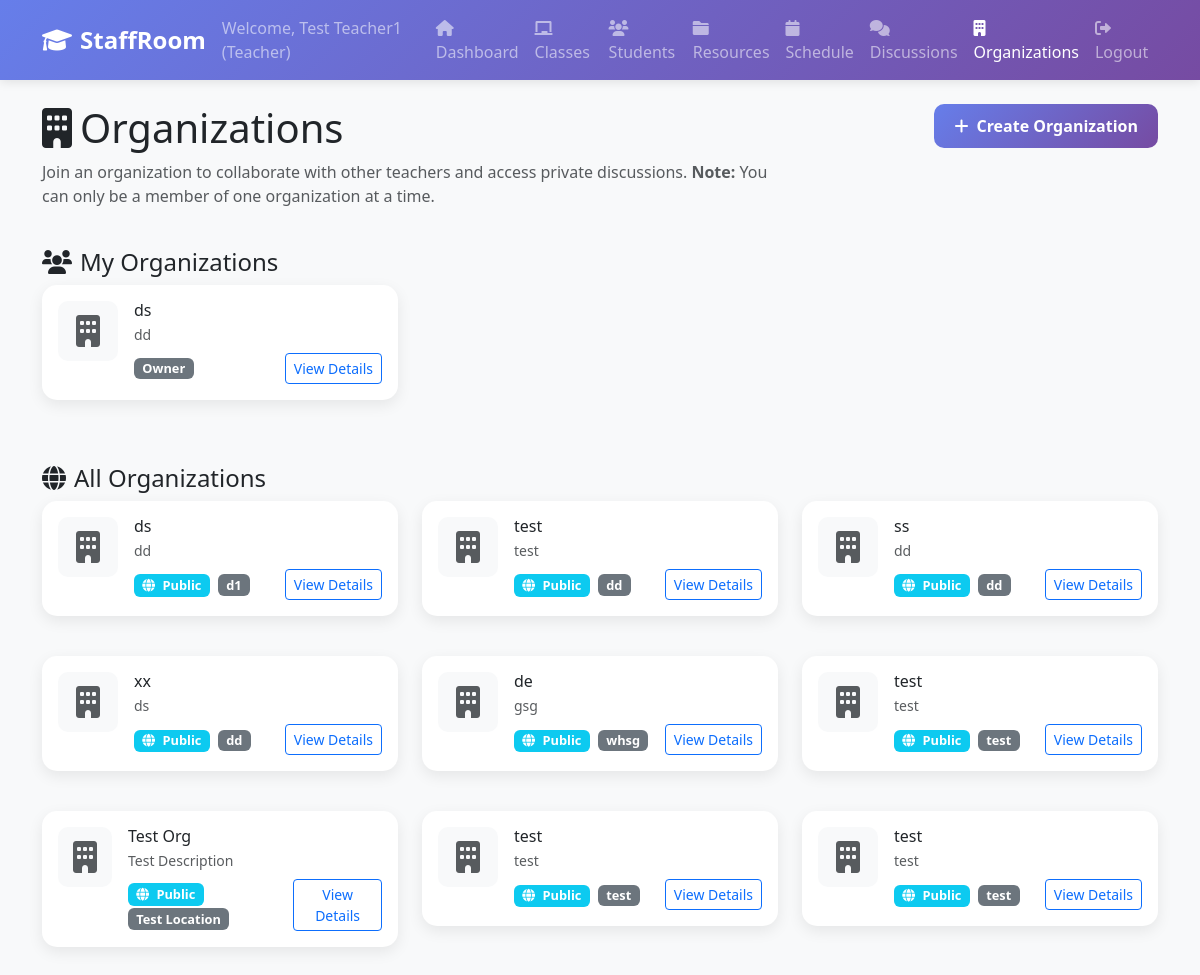
Page /organizations (signed in) on the committed database.
### tables this page shows
CREATE TABLE organization_memberships (
        id INTEGER PRIMARY KEY AUTOINCREMENT,
        organization_id INTEGER NOT NULL,
        user_id INTEGER NOT NULL,
        role TEXT DEFAULT 'member' CHECK (role IN ('owner', 'admin', 'member')),
        joined_at TIMESTAMP DEFAULT CURRENT_TIMESTAMP,
        FOREIGN KEY (organization_id) REFERENCES organizations (id),
        FOREIGN KEY (user_id) REFERENCES users (id),
        UNIQUE(organization_id, user_id)
    );

CREATE TABLE organizations (
                id INTEGER PRIMARY KEY AUTOINCREMENT,
                name TEXT NOT NULL,
                description TEXT,
                about TEXT,
                location TEXT,
                contact_email TEXT,
                contact_phone TEXT,
                website TEXT,
                logo_filename TEXT,
                logo_path TEXT,
                is_public BOOLEAN DEFAULT 1,
                discussion_privacy TEXT DEFAULT 'public' CHECK (discussion_privacy IN ('public', 'private')),
                created_by INTEGER NOT NULL,
                created_at TIMESTAMP DEFAULT CURRENT_TIMESTAMP,
                updated_at TIMESTAMP DEFAULT CURRENT_TIMESTAMP, banner_filename TEXT, banner_path TEXT,
                FOREIGN KEY (created_by) REFERENCES users (id)
            );

### web_app.py (the view)
@app.route('/organizations')
def organizations():
    if 'user_id' not in session:
        return redirect(url_for('login'))
    organizations = db.get_all_organizations()
    user_organizations = db.get_user_organizations(session['user_id'])
    return render_template('organizations.html',
                         organizations=organizations,
                         user_organizations=user_organizations,
                         can_create_org=session['user_type'] == 'teacher')

### web_app.py (called while the page is built)
    def get_connection(self):
        if self.db_path.startswith('postgresql://'):
            import psycopg2
            from psycopg2.extras import RealDictCursor
            conn = psycopg2.connect(self.db_path, cursor_factory=RealDictCursor)
        else:
            db_file = self.db_path.replace('sqlite:///', '')
            conn = sqlite3.connect(db_file)
            conn.row_factory = sqlite3.Row
        return conn

    def get_all_organizations(self):
        conn = self.get_connection()
        cursor = conn.execute("""
            SELECT o.*, u.first_name, u.last_name
            FROM organizations o
            JOIN users u ON o.created_by = u.id
            ORDER BY o.created_at DESC
        """)
        organizations = [dict(row) for row in cursor.fetchall()]
        conn.close()
        return organizations

    def get_user_organizations(self, user_id):
        conn = self.get_connection()
        cursor = conn.execute("""
            SELECT o.*, om.role, om.joined_at
            FROM organizations o
            JOIN organization_memberships om ON o.id = om.organization_id
            WHERE om.user_id = ?
            ORDER BY om.joined_at DESC
            LIMIT 1
        """, (user_id,))
        result = cursor.fetchone()
        conn.close()
        return [dict(result)] if result else []

### templates/organizations.html (shortened to what this page needs)
{% extends "common/base.html" %}
{% block content %}
        <div class="row mb-4">
            <div class="col-md-8">
                <h1><i class="fas fa-building me-2"></i>Organizations</h1>
                <p class="text-muted">Join an organization to collaborate with other teachers and access private discussions. <strong>Note:</strong> You can only be a member of one organization at a time.</p>
            </div>
            <div class="col-md-4 text-end">
                {% if can_create_org %}
                <button class="btn btn-primary" data-bs-toggle="modal" data-bs-target="#newOrganizationModal">
                    <i class="fas fa-plus me-2"></i>Create Organization
                </button>
                {% endif %}
            </div>
        </div>
        {% if user_organizations %}
        <div class="row mb-4">
            <div class="col-12">
                <h4><i class="fas fa-users me-2"></i>My Organizations</h4>
                <div class="row">
                    {% for org in user_organizations %}
                    <div class="col-md-6 col-lg-4 mb-3">
                        <div class="card organization-card">
                            <div class="card-body">
                                <div class="d-flex align-items-start">
                                    {% if org.logo_filename %}
                                    <img src="/download/{{ org.logo_filename }}" class="organization-logo me-3" alt="Logo">
                                    {% else %}
                                    <div class="organization-logo me-3 bg-light d-flex align-items-center justify-content-center">
                                        <i class="fas fa-building fa-2x text-muted"></i>
                                    </div>
                                    {% endif %}
                                    <div class="flex-grow-1">
                                        <h6 class="card-title mb-1">{{ org.name }}</h6>
                                        <p class="card-text small text-muted mb-2">{{ org.description[:100] }}{% if org.description|length > 100 %}...{% endif %}</p>
                                        <div class="d-flex justify-content-between align-items-center">
                                            <span class="badge bg-secondary privacy-badge">{{ org.role.title() }}</span>
                                            <a href="{{ url_for('organization_detail', org_id=org.id) }}" class="btn btn-sm btn-outline-primary">
                                                View Details
                                            </a>
                                        </div>
                                    </div>
                                </div>
                            </div>
                        </div>
                    </div>
                    {% endfor %}
                </div>
            </div>
        </div>
        {% endif %}
        <div class="row">
            <div class="col-12">
                <h4><i class="fas fa-globe me-2"></i>All Organizations</h4>
                {% if organizations %}
                    <div class="row">
                        {% for org in organizations %}
                        <div class="col-md-6 col-lg-4 mb-3">
                            <div class="card organization-card">
                                <div class="card-body">
                                    <div class="d-flex align-items-start">
                                        {% if org.logo_filename %}
                                        <img src="/download/{{ org.logo_filename }}" class="organization-logo me-3" alt="Logo">
                                        {% else %}
                                        <div class="organization-logo me-3 bg-light d-flex align-items-center justify-content-center">
                                            <i class="fas fa-building fa-2x text-muted"></i>
                                        </div>
                                        {% endif %}
                                        <div class="flex-grow-1">
                                            <h6 class="card-title mb-1">{{ org.name }}</h6>
                                            <p class="card-text small text-muted mb-2">{{ org.description[:100] }}{% if org.description|length > 100 %}...{% endif %}</p>
                                            <div class="d-flex justify-content-between align-items-center">
                                                <div>
                                                    <span class="badge bg-info privacy-badge me-1">
                                                        <i class="fas fa-{% if org.discussion_privacy == 'public' %}globe{% else %}lock{% endif %} me-1"></i>
                                                        {{ org.discussion_privacy.title() }}
                                                    </span>
                                                    <span class="badge bg-secondary privacy-badge">{{ org.location or 'Online' }}</span>
                                                </div>
                                                <a href="{{ url_for('organization_detail', org_id=org.id) }}" class="btn btn-sm btn-outline-primary">
                                                    View Details
                                                </a>
                                            </div>
                                        </div>
                                    </div>
                                </div>
                            </div>
                        </div>
                        {% endfor %}
                    </div>
                {% endif %}
            </div>
        </div>
{% endblock %}

### rows in the picture
organization_memberships: name "ds", description "dd", role "Owner"
organizations: name "ds", description "dd", discussion_privacy "Public", location "d1"
organizations: name "test", description "test", discussion_privacy "Public", location "dd"
organizations: name "ss", description "dd", discussion_privacy "Public", location "dd"
organizations: name "xx", description "ds", discussion_privacy "Public", location "dd"
organizations: name "de", description "gsg", discussion_privacy "Public", location "whsg"
organizations: name "test", description "test", discussion_privacy "Public", location "test"
organizations: name "Test Org", description "Test Description", discussion_privacy "Public", location "Test Location"
organizations: name "test", description "test", discussion_privacy "Public", location "test"
organizations: name "test", description "test", discussion_privacy "Public", location "test"

### other values in the picture
{{ session.first_name }} "Test"
{{ session.last_name }} "Teacher1"
{{ session.user_type.title() }} "Teacher"
